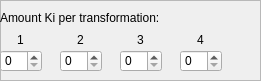
         <widget class="QFrame" name="amount_ki_per_transformation">
          <property name="geometry">
           <rect>
            <x>190</x>
            <y>100</y>
            <width>261</width>
            <height>81</height>
           </rect>
          </property>
          <property name="frameShape">
           <enum>QFrame::StyledPanel</enum>
          </property>
          <property name="frameShadow">
           <enum>QFrame::Raised</enum>
          </property>
          <widget class="QLabel" name="amount_ki_per_transformation_text">
           <property name="geometry">
            <rect>
             <x>0</x>
             <y>10</y>
             <width>181</width>
             <height>16</height>
            </rect>
           </property>
           <property name="text">
            <string>Amount Ki per transformation:</string>
           </property>
           <property name="alignment">
            <set>Qt::AlignLeading|Qt::AlignLeft|Qt::AlignVCenter</set>
           </property>
          </widget>
          <widget class="QLabel" name="amountKi_trans1_text">
           <property name="geometry">
            <rect>
             <x>0</x>
             <y>30</y>
             <width>41</width>
             <height>20</height>
            </rect>
           </property>
           <property name="text">
            <string>1</string>
           </property>
           <property name="textFormat">
            <enum>Qt::PlainText</enum>
           </property>
           <property name="scaledContents">
            <bool>false</bool>
           </property>
           <property name="alignment">
            <set>Qt::AlignCenter</set>
           </property>
          </widget>
          <widget class="QSpinBox" name="amountKi_trans1_value">
           <property name="geometry">
            <rect>
             <x>0</x>
             <y>50</y>
             <width>42</width>
             <height>22</height>
            </rect>
           </property>
           <property name="maximum">
            <number>255</number>
           </property>
           <property name="value">
            <number>0</number>
           </property>
          </widget>
          <widget class="QSpinBox" name="amountKi_trans2_value">
           <property name="geometry">
            <rect>
             <x>60</x>
             <y>50</y>
             <width>42</width>
             <height>22</height>
            </rect>
           </property>
           <property name="maximum">
            <number>255</number>
           </property>
          </widget>
          <widget class="QLabel" name="amountKi_trans2_text">
           <property name="geometry">
            <rect>
             <x>60</x>
             <y>30</y>
             <width>41</width>
             <height>20</height>
            </rect>
           </property>
           <property name="text">
            <string>2</string>
           </property>
           <property name="textFormat">
            <enum>Qt::PlainText</enum>
           </property>
           <property name="scaledContents">
            <bool>false</bool>
           </property>
           <property name="alignment">
            <set>Qt::AlignCenter</set>
           </property>
          </widget>
          <widget class="QSpinBox" name="amountKi_trans3_value">
           <property name="geometry">
            <rect>
             <x>120</x>
             <y>50</y>
             <width>42</width>
             <height>22</height>
            </rect>
           </property>
           <property name="maximum">
            <number>255</number>
           </property>
          </widget>
          <widget class="QLabel" name="amountKi_trans3_text">
           <property name="geometry">
            <rect>
             <x>120</x>
             <y>30</y>
             <width>41</width>
             <height>20</height>
            </rect>
           </property>
           <property name="text">
            <string>3</string>
           </property>
           <property name="textFormat">
            <enum>Qt::PlainText</enum>
           </property>
           <property name="scaledContents">
            <bool>false</bool>
           </property>
           <property name="alignment">
            <set>Qt::AlignCenter</set>
           </property>
          </widget>
          <widget class="QSpinBox" name="amountKi_trans4_value">
           <property name="geometry">
            <rect>
             <x>180</x>
             <y>50</y>
             <width>42</width>
             <height>22</height>
            </rect>
           </property>
           <property name="maximum">
            <number>255</number>
           </property>
          </widget>
          <widget class="QLabel" name="amountKi_trans4_text">
           <property name="geometry">
            <rect>
             <x>180</x>
             <y>30</y>
             <width>41</width>
             <height>20</height>
            </rect>
           </property>
           <property name="text">
            <string>4</string>
           </property>
           <property name="textFormat">
            <enum>Qt::PlainText</enum>
           </property>
           <property name="scaledContents">
            <bool>false</bool>
           </property>
           <property name="alignment">
            <set>Qt::AlignCenter</set>
           </property>
          </widget>
         </widget>
